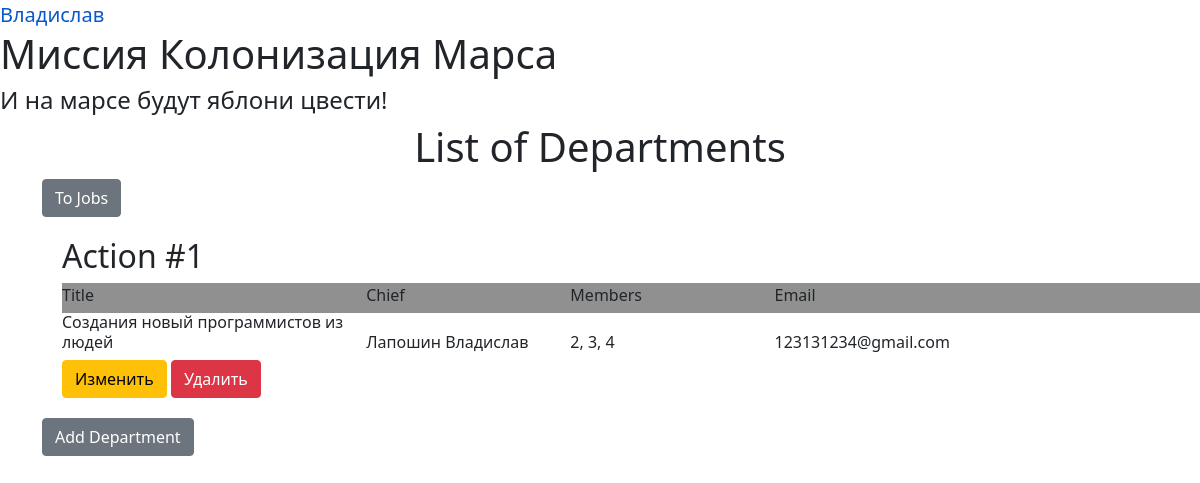
The page /departments (signed in) on the database its author committed.
### data/users.py (models this page shows, shortened)
class User(SqlAlchemyBase, UserMixin, SerializerMixin):
    __tablename__ = 'users'
    id = sqlalchemy.Column(sqlalchemy.Integer,
                           primary_key=True, autoincrement=True)
    surname = sqlalchemy.Column(sqlalchemy.String)
    name = sqlalchemy.Column(sqlalchemy.String)
    age = sqlalchemy.Column(sqlalchemy.Integer)
    position = sqlalchemy.Column(sqlalchemy.String)
    speciality = sqlalchemy.Column(sqlalchemy.String)
    address = sqlalchemy.Column(sqlalchemy.String)
    email = sqlalchemy.Column(sqlalchemy.String, unique=True)
    hashed_password = sqlalchemy.Column(sqlalchemy.String, nullable=True)
    modified_date = sqlalchemy.Column(sqlalchemy.DateTime)
    city_from = sqlalchemy.Column(sqlalchemy.String)
    jobs = orm.relationship("Jobs", back_populates='user')
    department = orm.relationship("Department", back_populates='user')

### data/departments.py (models this page shows)
class Department(SqlAlchemyBase, SerializerMixin):
    __tablename__ = 'department'
    id = sqlalchemy.Column(sqlalchemy.Integer,
                           primary_key=True, autoincrement=True)
    title = sqlalchemy.Column(sqlalchemy.String)
    chief = sqlalchemy.Column(sqlalchemy.Integer, sqlalchemy.ForeignKey('users.id'))
    members = sqlalchemy.Column(sqlalchemy.VARCHAR)
    email = sqlalchemy.Column(sqlalchemy.String)
    user = orm.relationship('User')

### main.py (the view)
@app.route('/departments')
@login_required
def departments():
    form = DepartmentsForm()
    if form.validate_on_submit():
        return redirect('/add_department')
    else:
        if current_user.is_authenticated:
            db_sess = db_session.create_session()
            depart = db_sess.query(Department).filter()
            return render_template('departments_tab.html', department=depart)
        else:
            return redirect('/login')

### data/db_session.py (called while the page is built)
def create_session() -> Session:
    global __factory
    return __factory()

### main.py (called while the page is built)
@login_manager.user_loader
def load_user(user_id):
    db_sess = db_session.create_session()
    return db_sess.query(User).get(user_id)

### templates/departments_tab.html
{% extends "base.html" %}
{% block content %}
<h1 class="text-mod">List of Departments</h1>
<a href="/tables" class="btn btn-secondary">To Jobs</a>
{% for item in department %}
    <div class="indent">
        <h2>Action #{{item.id}}</h2>
        <div style="background: #909090; width: 1150px">
            <h6 class="one-line" style="width: 300px">Title</h6>
            <h6 class="one-line" style="width: 200px">Chief</h6>
            <h6 class="one-line" style="width: 200px">Members</h6>
            <h6 class="one-line" style="width: 250px">Email</h6>
        </div>
        <div>
            <h6 class="one-line" style="width: 300px">{{item.title}}</h6>
            <h6 class="one-line" style="width: 200px">{{item.user.surname}} {{item.user.name}}</h6>
            <h6 class="one-line" style="width: 200px">{{item.members}}</h6>
            <h6 class="one-line" style="width: 250px">{{item.email}}</h6>
        </div>
        {% if current_user.is_authenticated %}
            {% if current_user.id == 1 or current_user == item.user%}
                <div>
                    <a href="/edit_depart/{{ item.id }}" class="btn btn-warning one-line">
                        Изменить
                    </a>
                    <a href="/delete_depart/{{ item.id }}" class="btn btn-danger one-line">
                        Удалить
                    </a>
                </div>
            {% endif %}
        {% endif %}
    </div>
{% endfor %}
{% if current_user.is_authenticated %}
    <a href="/add_department" class="btn btn-secondary">Add Department</a>
{% endif %}
{% endblock %}

### templates/base.html (shortened to what this page needs)
<!DOCTYPE html>
<html lang="ru">
<head>
    <link href="/static/style.css" rel="stylesheet" type="text/css"></link>
    <link href="/static/for_form.css" rel="stylesheet" type="text/css"></link>
    <link rel="stylesheet"
                                 href="https://cdn.jsdelivr.net/npm/bootstrap@5.0.0-beta1/dist/css/bootstrap.min.css"
>
    <nav>
        {% if current_user.is_authenticated %}
            <a class="navbar-brand" href="/logout">{{ current_user.name }}</a>
        {% else %}
            <p>
                <a class="btn btn-primary " href="/register">Зарегистрироваться</a>
                <a class="btn btn-success" href="/login">Войти</a>
            </p>
        {% endif %}
    </nav>
    </head>
    <body>
        <h1>Миссия Колонизация Марса</h1>
        <h4>И на марсе будут яблони цвести!</h4>
        <main role="main" class="container move-one-tab">
            {% block content %}{% endblock %}
        </main>
    </body>
</html>

### static/style.css (style rules this page uses)
.move-one-tab { margin-left: 20px; margin-bottom: 20px; }
.one-line { display: inline-block; }

### static/for_form.css (style rules this page uses)
.indent { padding: 20px; }
.text-mod { text-align: center; }

### rows shown on the page
User: name "Владислав"
Department: id "1", title "Создания новый программистов из людей", user.surname "Лапошин", user.name "Владислав", members "2, 3, 4", email "123131234@gmail.com"
